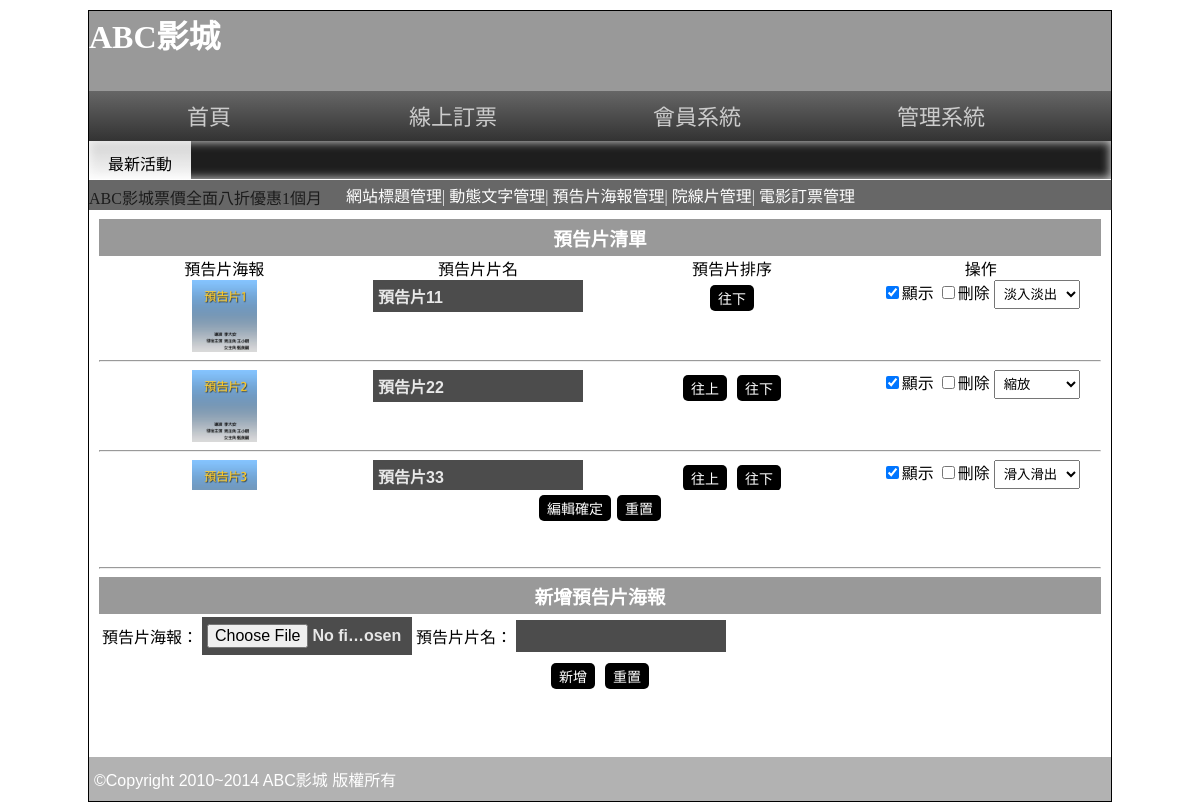
Page /back.php?do=poster on the committed database.
### tables this page shows
CREATE TABLE `posters` (
  `id` int(10) UNSIGNED NOT NULL,
  `name` text NOT NULL,
  `img` text NOT NULL,
  `sh` int(1) UNSIGNED NOT NULL,
  `rank` int(10) UNSIGNED NOT NULL,
  `ani` int(1) UNSIGNED NOT NULL
);

### api/db.php (called while the page is built, shortened)
<?php
class DB{
    protected $dsn="mysql:host=localhost;charset=utf8;dbname=db19";
    protected $pdo;
    protected $table;
    function __construct($table){
        $this->table=$table;
        $this->pdo=new PDO($this->dsn,'root','');
    }
    function all(...$arg){
        $sql="SELECT * FROM $this->table ";
        if(!empty($arg[0])){
            if(is_array($arg[0])){
                $where=$this->a2s($arg[0]);
                $sql=$sql . " WHERE ". join(" && ",$where);
            }else{
                $sql .= $arg[0];
            }
        }
        return $this->fetchAll($sql);
    }
    protected function fetchAll($sql){
        return $this->pdo->query($sql)->fetchAll(PDO::FETCH_ASSOC);
    }
}
$Poster=new DB('posters');

### back/poster.php (the view, shortened to what this page needs)
<div style="height:340px;">
    <h3 class='ct'>預告片清單</h3>
<div style="display:flex; justify-content:space-between;text-align:center
">
    <div style="width:25%">預告片海報</div>
    <div style="width:25%">預告片片名</div>
    <div style="width:25%">預告片排序</div>
    <div style="width:24%">操作</div>
</div>
<form action="./api/edit_poster.php" method="post">
<div style="overflow:auto;height:210px;">
<?php
$rows=$Poster->all(" order by rank");
foreach($rows as $idx => $row):
    $prev=($idx!=0)?$rows[$idx-1]['id']:$row['id'];
    $next=($idx!=(count($rows)-1))?$rows[$idx+1]['id']:$row['id'];
?>
<div style="display:flex; justify-content:space-between;text-align:center
">
    <div style="width:25%">
        <img src="./upload/<?=$row['img'];?>" style="width:65px;">
    </div>
    <div style="width:25%">
        <input type="text" name="name[]" value="<?=$row['name'];?>">
        </div>
    <div style="width:25%">
        <?php if($row['id']!=$prev):?>
        <input type="button" value="往上" class='sw' data-id="<?=$row['id'];?>" data-sw="<?=$prev;?>">
        <?php endif;?>
        <?php if($row['id']!=$next):?>
        <input type="button" value="往下" class='sw' data-id="<?=$row['id'];?>" data-sw="<?=$next;?>">
        <?php endif;?>
    </div>
    <div style="width:24%">
        <input type="checkbox" name="sh[]" value="<?=$row['id'];?>" <?=($row['sh']==1)?"checked":"";?>>顯示
        <input type="checkbox" name="del[]" value="<?=$row['id'];?>" >刪除
        <select name="ani[]" id="" >
            <option value="1"  <?=($row['ani']==1)?"selected":"";?>>淡入淡出</option>
            <option value="2"  <?=($row['ani']==2)?"selected":"";?>>縮放</option>
            <option value="3"  <?=($row['ani']==3)?"selected":"";?>>滑入滑出</option>
        </select>
    </div>
</div>
<hr>
<?php
endforeach;
?>
</div>
<div class="ct">
    <input type="submit" value="編輯確定"><input type="reset" value="重置">
</div>
</form>
</div>
<hr>
<div style="height:170px;">
<h3 class='ct'>新增預告片海報</h3>
<form action="./api/add_poster.php" method="post" enctype="multipart/form-data">
    <table>
        <tr>
            <td>預告片海報：</td>
            <td><input type="file" name="img" id=""></td>
            <td>預告片片名：</td>
            <td><input type="text" name="name" id=""></td>
        </tr>
    </table>
    <div class="ct">
        <input type="submit" value="新增">
        <input type="reset" value="重置">
    </div>
</form>
</div>

### css/css.css (style rules this page uses)
body { background:url(../icon/b.png); font-family:微軟正黑體; }
h1,h2,h3,h4 { margin:0; padding:5px 0; background: #999; color: white; }
select,select option { padding:5px; }
input[type='text'],input[type='file'],input[type='password'],textarea,.button { width:200px; font-size:16px; padding:7px 5px 7px 5px; background:#4C4C4C; color:#E7E7E7; border:none; font:Open Sans,'微軟正黑體'; font-weight:600; }
input[type='button'],input[type='submit'],input[type='reset'],button,.button { min-width:35px; min-height:20px; background:#000; color:#fff; border:none; cursor:pointer; font-size:14px; text-decoration:none; margin:5px 3px; padding:3px 8px; border-radius: 5px; }
.ct { text-align:center; }

### rows in the picture
posters: img (picture), name "預告片11", sh "☑", ani "淡入淡出"
posters: img (picture), name "預告片22", sh "☑", ani "縮放"
posters: img (picture), name "預告片33", sh "☑", ani "滑入滑出"
